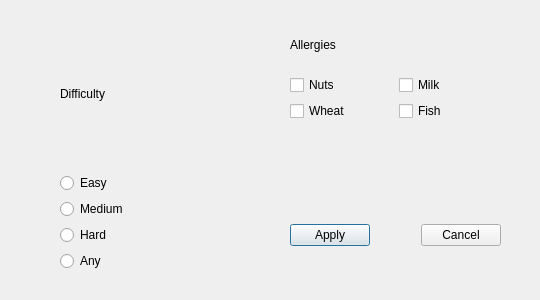
<?xml version="1.0" encoding="UTF-8"?>
<ui version="4.0">
 <class>PopupDialogue</class>
 <widget class="QDialog" name="PopupDialogue">
  <property name="geometry">
   <rect>
    <x>0</x>
    <y>0</y>
    <width>540</width>
    <height>300</height>
   </rect>
  </property>
  <property name="windowTitle">
   <string>Dialog</string>
  </property>
  <widget class="QWidget" name="gridLayoutWidget">
   <property name="geometry">
    <rect>
     <x>50</x>
     <y>20</y>
     <width>181</width>
     <height>251</height>
    </rect>
   </property>
   <layout class="QGridLayout" name="levelSelector">
    <item row="4" column="1">
     <widget class="QRadioButton" name="anyDifficulty">
      <property name="text">
       <string>Any</string>
      </property>
     </widget>
    </item>
    <item row="3" column="1">
     <widget class="QRadioButton" name="hardDifficulty">
      <property name="text">
       <string>Hard</string>
      </property>
     </widget>
    </item>
    <item row="0" column="0">
     <spacer name="horizontalSpacer">
      <property name="orientation">
       <enum>Qt::Horizontal</enum>
      </property>
      <property name="sizeType">
       <enum>QSizePolicy::Maximum</enum>
      </property>
      <property name="sizeHint" stdset="0">
       <size>
        <width>10</width>
        <height>20</height>
       </size>
      </property>
     </spacer>
    </item>
    <item row="1" column="1">
     <widget class="QRadioButton" name="easyDifficulty">
      <property name="text">
       <string>Easy</string>
      </property>
     </widget>
    </item>
    <item row="2" column="1">
     <widget class="QRadioButton" name="mediumDifficulty">
      <property name="text">
       <string>Medium</string>
      </property>
     </widget>
    </item>
    <item row="0" column="1">
     <widget class="QLabel" name="difficultyLabel">
      <property name="text">
       <string>Difficulty</string>
      </property>
     </widget>
    </item>
   </layout>
  </widget>
  <widget class="QWidget" name="gridLayoutWidget_2">
   <property name="geometry">
    <rect>
     <x>290</x>
     <y>20</y>
     <width>211</width>
     <height>101</height>
    </rect>
   </property>
   <layout class="QGridLayout" name="allergySelector">
    <item row="0" column="0" colspan="2">
     <widget class="QLabel" name="allergyLabel">
      <property name="text">
       <string>Allergies</string>
      </property>
     </widget>
    </item>
    <item row="2" column="1">
     <widget class="QCheckBox" name="checkBox_4">
      <property name="text">
       <string>Fish</string>
      </property>
     </widget>
    </item>
    <item row="2" column="0">
     <widget class="QCheckBox" name="checkBox_6">
      <property name="text">
       <string>Wheat</string>
      </property>
     </widget>
    </item>
    <item row="1" column="1">
     <widget class="QCheckBox" name="checkBox_2">
      <property name="text">
       <string>Milk</string>
      </property>
     </widget>
    </item>
    <item row="1" column="0">
     <widget class="QCheckBox" name="checkBox">
      <property name="text">
       <string>Nuts</string>
      </property>
     </widget>
    </item>
   </layout>
  </widget>
  <widget class="QWidget" name="horizontalLayoutWidget">
   <property name="geometry">
    <rect>
     <x>290</x>
     <y>210</y>
     <width>211</width>
     <height>51</height>
    </rect>
   </property>
   <layout class="QHBoxLayout" name="finishBox">
    <item>
     <widget class="QPushButton" name="applyButton">
      <property name="text">
       <string>Apply</string>
      </property>
     </widget>
    </item>
    <item>
     <spacer name="horizontalSpacer_2">
      <property name="orientation">
       <enum>Qt::Horizontal</enum>
      </property>
      <property name="sizeHint" stdset="0">
       <size>
        <width>40</width>
        <height>20</height>
       </size>
      </property>
     </spacer>
    </item>
    <item>
     <widget class="QPushButton" name="cancelButton">
      <property name="text">
       <string>Cancel</string>
      </property>
     </widget>
    </item>
   </layout>
  </widget>
 </widget>
 <resources/>
 <connections/>
</ui>
